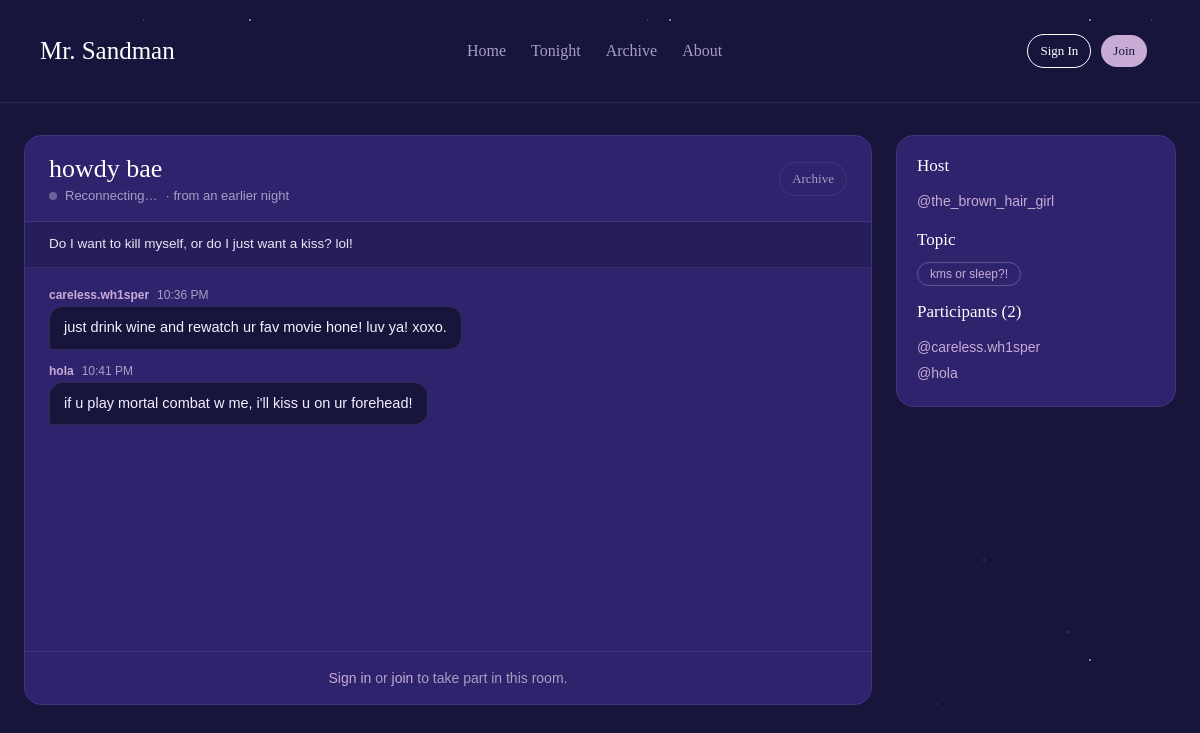
/chat/room/3/, run on the app's committed database.
### chat/models.py (models this page shows, shortened)
class Room(models.Model):
    host = models.ForeignKey(settings.AUTH_USER_MODEL, on_delete=models.SET_NULL,
                             null=True, related_name='hosted_rooms')
    topic = models.ForeignKey(Topic, on_delete=models.SET_NULL, null=True, blank=True,
                              related_name='rooms')
    name = models.CharField(max_length=200)
    description = models.TextField(blank=True)
    participants = models.ManyToManyField(settings.AUTH_USER_MODEL, related_name='chat_rooms',
                                          blank=True)
    updated = models.DateTimeField(auto_now=True)
    created = models.DateTimeField(auto_now_add=True)
    class Meta:
        ordering = ['-updated', '-created']

class Message(models.Model):
    user = models.ForeignKey(settings.AUTH_USER_MODEL, on_delete=models.CASCADE,
                             related_name='chat_messages')
    room = models.ForeignKey(Room, on_delete=models.CASCADE, related_name='messages')
    body = models.TextField(max_length=500)
    updated = models.DateTimeField(auto_now=True)
    created = models.DateTimeField(auto_now_add=True)
    class Meta:
        ordering = ['created']
    @property
    def edited(self):
        return (self.updated - self.created).total_seconds() > 2

class Topic(models.Model):
    name = models.CharField(max_length=200, unique=True)
    class Meta:
        ordering = ['name']

### chat/views.py (the view)
# urls.py: path('chat/room/<int:pk>/', views.room_detail, name='room'),
def room_detail(request, pk):
    room = get_object_or_404(Room.objects.select_related('host', 'topic'), pk=pk)
    recent = room.messages.select_related('user').order_by('-created')[:HISTORY_LIMIT]
    return render(request, 'chat/room.html', {
        'room': room,
        'is_past': room.created < tonight_start(),
        'chat_messages': list(recent)[::-1],
        'participants': room.participants.order_by('username'),
    })

### chat/nights.py (called while the page is built)
def _hour():
    return getattr(settings, 'CHAT_NIGHT_START_HOUR', 18)

def tonight_start(now=None):
    now = timezone.localtime(now or timezone.now())
    start = now.replace(hour=_hour(), minute=0, second=0, microsecond=0)
    if now < start:
        start -= timedelta(days=1)
    return start

### chat/templates/chat/room.html (shortened to what this page needs)
{% extends 'chat/base.html' %}
{% block content %}
<main class="hub hub--room">
    <section class="hub-center">
        <div class="chat-card" id="chatCard">
            <div class="chat-head">
                <div>
                    <h2>{{ room.name }}</h2>
                    <div class="chat-sub"><span class="chat-dot"></span><span id="chatStatus">Connecting…</span>{% if is_past %}<span class="hub-dim"> · from an earlier night</span>{% endif %}</div>
                </div>
                <div class="hub-actions">
                    <a class="chat-back" href="{% if is_past %}{% url 'chat:archive' %}{% else %}{% url 'chat:home' %}{% endif %}">{% if is_past %}Archive{% else %}Tonight{% endif %}</a>
                </div>
            </div>
            {% if room.description %}<div class="chat-about">{{ room.description }}</div>{% endif %}
            <div class="chat-log" id="chatLog" aria-live="polite">
                {% for m in chat_messages %}
                    <div class="chat-msg{% if m.user_id == request.user.id %} mine{% endif %}" data-id="{{ m.pk }}">
                        <div class="chat-meta">
                            {% if m.user_id != request.user.id %}<a class="chat-name" href="{% url 'chat:profile' m.user_id %}">{{ m.user.username }}</a>{% endif %}
                            <time datetime="{{ m.created|date:'c' }}"></time>
                        </div>
                        <div class="chat-bubble">{{ m.body }}</div>
                    </div>
                {% empty %}
                    <div class="chat-empty" id="chatEmpty">Nobody has said anything here yet. Go first.</div>
                {% endfor %}
            </div>
            {% if user.is_authenticated %}
                <form class="chat-form" id="chatForm" autocomplete="off">
                    <input class="Boxinput" id="chatInput" type="text" maxlength="500"
                           placeholder="Write something…" aria-label="Message" disabled>
                    <button class="ButtonSubmitSign" id="chatSend" type="submit" disabled>Send</button>
                </form>
            {% else %}
                <div class="chat-signin">
                    <a href="{% url 'chat:login' %}?next={{ request.path|urlencode }}">Sign in</a> or
                    <a href="{% url 'chat:signup' %}">join</a> to take part in this room.
                </div>
            {% endif %}
        </div>
    </section>
    <aside class="hub-panel">
        {% if room.host %}
            <h3>Host</h3>
            <a class="hub-person" href="{% url 'chat:profile' room.host.pk %}">@{{ room.host.username }}</a>
        {% endif %}
        {% if room.topic %}
            <h3>Topic</h3>
            <div><a class="hub-pill" href="{% url 'chat:topics' %}?q={{ room.topic.name|urlencode }}">{{ room.topic.name }}</a></div>
        {% endif %}
        <h3>Participants (<span id="partCount">{{ participants|length }}</span>)</h3>
        <div id="partList">
            {% for p in participants %}
                <a class="hub-person" data-user="{{ p.pk }}" href="{% url 'chat:profile' p.pk %}">@{{ p.username }}</a>
            {% empty %}
                <div class="hub-dim" id="partEmpty">No one has posted yet.</div>
            {% endfor %}
        </div>
    </aside>
</main>
{% endblock %}

### static/css/style.css (style rules this page uses)
* { margin: 0; padding: 0; box-sizing: border-box; }
body { background-color: #17153B; min-height: 100vh; text-transform: capitalize; }
h2 { font-size: clamp(28px, 5vw, 45px); }

### static/css/chat.css (style rules this page uses)
:root { --c-night: #17153B; --c-indigo: #2E236C; --c-sand: #C8ACD6; --c-dim: #A79FC4; --c-moon: #EAE6F4; --c-line: rgba(200, 172, 214, 0.12); }
.hub, .hub *, .auth-wrap, .auth-wrap * { text-transform: none; }
:where(.hub, .auth-wrap) a { color: var(--c-sand); text-decoration: none; }
:where(.hub, .auth-wrap) a:hover { color: white; }
.hub { display: grid; grid-template-columns: 230px minmax(0, 1fr) 300px; gap: 24px; align-items: start; max-width: 1240px; margin: 0 auto; padding: 32px 24px 56px; font-family: Arial, Helvetica, sans-serif; color: var(--c-dim); }
.hub--room { grid-template-columns: minmax(0, 1fr) 280px; }
.hub-center { min-width: 0; display: flex; flex-direction: column; gap: 14px; }
.hub-panel { background: var(--c-indigo); border: 1px solid var(--c-line); border-radius: 18px; padding: 20px; display: flex; flex-direction: column; gap: 10px; font-size: 14px; }
.hub-panel h3 { font-family: 'second', Georgia, serif; font-size: 17px; font-weight: 500; color: white; margin: 6px 0 2px; }
.hub-panel h3:first-child { margin-top: 0; }
.hub-dim { color: var(--c-dim); font-size: 13px; }
.hub-pill { display: inline-block; font-size: 12px; padding: 4px 12px; border-radius: 999px; border: 1px solid rgba(200, 172, 214, 0.35); }
.hub-actions { display: inline-flex; gap: 12px; align-items: center; font-size: 13px; }
.hub-person { display: block; padding: 5px 0; font-size: 14px; }
.chat-card { width: 100%; height: calc(100vh - 230px); min-height: 460px; background: var(--c-indigo); border: 1px solid var(--c-line); border-radius: 18px; display: flex; flex-direction: column; overflow: hidden; color: var(--c-dim); font-family: Arial, Helvetica, sans-serif; }
.chat-head { display: flex; justify-content: space-between; align-items: center; gap: 16px; padding: 18px 24px; border-bottom: 1px solid var(--c-line); }
.chat-head h2 { font-family: 'second', Georgia, serif; font-size: 26px; font-weight: 500; color: white; overflow-wrap: anywhere; }
.chat-sub { display: flex; align-items: center; gap: 8px; margin-top: 4px; font-size: 13px; }
.chat-dot { width: 8px; height: 8px; border-radius: 50%; background: #6b6397; flex-shrink: 0; transition: background .3s; }
.chat-back { font-family: 'second', Georgia, serif; font-size: 13px; color: var(--c-dim); padding: 8px 12px; border: 1px solid var(--c-line); border-radius: 999px; white-space: nowrap; }
.chat-about { padding: 12px 24px; font-size: 13.5px; line-height: 1.55; color: var(--c-moon); background: rgba(23, 21, 59, 0.35); border-bottom: 1px solid var(--c-line); max-height: 90px; overflow-y: auto; overflow-wrap: anywhere; }
.chat-log { flex: 1; overflow-y: auto; padding: 20px 24px; display: flex; flex-direction: column; gap: 14px; }
.chat-msg { max-width: 78%; display: flex; flex-direction: column; gap: 4px; align-self: flex-start; }
.chat-meta { font-size: 12px; color: var(--c-dim); display: flex; flex-wrap: wrap; gap: 8px; align-items: center; }
.chat-name { font-weight: 600; }
.chat-bubble { padding: 10px 14px; border-radius: 14px 14px 14px 4px; background: var(--c-night); border: 1px solid rgba(200, 172, 214, 0.15); color: #F4F0FF; font-size: 14.5px; line-height: 1.5; white-space: pre-wrap; overflow-wrap: anywhere; }
.chat-signin { padding: 18px 24px; border-top: 1px solid var(--c-line); text-align: center; font-size: 14px; }
.chat-head, .hub-bar, .hub-room-top { flex-wrap: wrap; }
.chat-card { height: calc(100vh - 230px); height: calc(100dvh - 230px); }

### data on the page
Room: name "howdy bae", description "Do I want to kill myself, or do I just want a kiss? lol!", host.username "the_brown_hair_girl", topic.name "kms or sleep?!"
Message: user.username "careless.wh1sper", body "just drink wine and rewatch ur fav movie hone! luv ya! xoxo."
Message: user.username "hola", body "if u play mortal combat w me, i'll kiss u on ur forehead!"

### other printed values
{{ participants|length }} "2"
{{ p.username }} "careless.wh1sper"
{{ p.username }} "hola"
